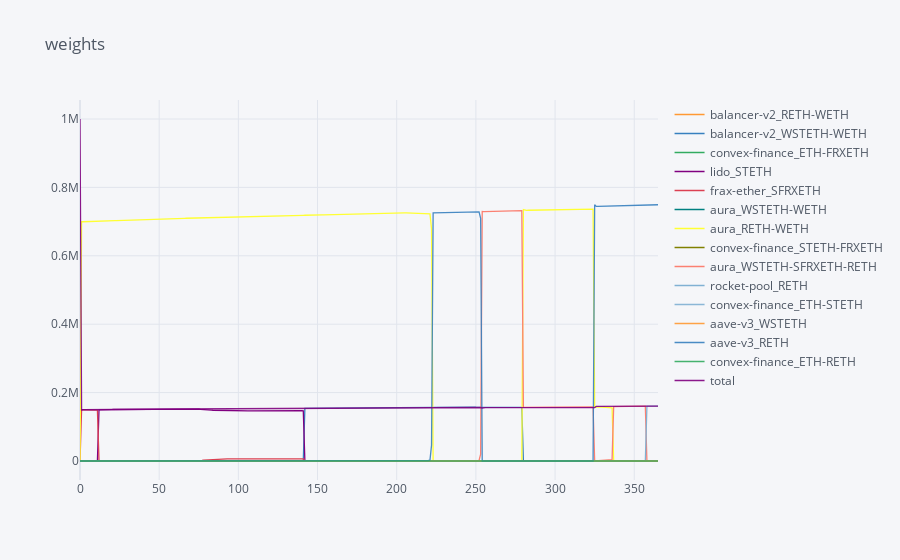

Notebook cell for this chart:
### Markdown cell above
## zoom on optimal settings

### Code cell
weights = backtest['weights']
weights = weights.rename(columns={col: strategies[vault][vault][int(col)] if col != 'total' else col for col in backtest['weights'].columns})
weights.iplot(title='weights')

### Figure 1 — Plotly figure (JSON) as saved in the notebook; plotly's stock layout.template omitted (floating-point values rounded to 4 significant figures; data arrays with more than 128 entries replaced by an {"elided": "..."} marker saying what was removed)
{"data": [{"line": {"color": "rgba(255, 153, 51, 1.0)", "dash": "solid", "shape": "linear", "width": 1.3}, "mode": "lines", "name": "balancer-v2_RETH-WETH", "text": "", "type": "scatter", "x": {"elided": "366 int values"}, "y": {"elided": "366 float values"}}, {"line": {"color": "rgba(55, 128, 191, 1.0)", "dash": "solid", "shape": "linear", "width": 1.3}, "mode": "lines", "name": "balancer-v2_WSTETH-WETH", "text": "", "type": "scatter", "x": {"elided": "366 int values"}, "y": {"elided": "366 float values"}}, {"line": {"color": "rgba(50, 171, 96, 1.0)", "dash": "solid", "shape": "linear", "width": 1.3}, "mode": "lines", "name": "convex-finance_ETH-FRXETH", "text": "", "type": "scatter", "x": {"elided": "366 int values"}, "y": {"elided": "366 float values"}}, {"line": {"color": "rgba(128, 0, 128, 1.0)", "dash": "solid", "shape": "linear", "width": 1.3}, "mode": "lines", "name": "lido_STETH", "text": "", "type": "scatter", "x": {"elided": "366 int values"}, "y": {"elided": "366 float values"}}, {"line": {"color": "rgba(219, 64, 82, 1.0)", "dash": "solid", "shape": "linear", "width": 1.3}, "mode": "lines", "name": "frax-ether_SFRXETH", "text": "", "type": "scatter", "x": {"elided": "366 int values"}, "y": {"elided": "366 float values"}}, {"line": {"color": "rgba(0, 128, 128, 1.0)", "dash": "solid", "shape": "linear", "width": 1.3}, "mode": "lines", "name": "aura_WSTETH-WETH", "text": "", "type": "scatter", "x": {"elided": "366 int values"}, "y": {"elided": "366 float values"}}, {"line": {"color": "rgba(255, 255, 51, 1.0)", "dash": "solid", "shape": "linear", "width": 1.3}, "mode": "lines", "name": "aura_RETH-WETH", "text": "", "type": "scatter", "x": {"elided": "366 int values"}, "y": {"elided": "366 float values"}}, {"line": {"color": "rgba(128, 128, 0, 1.0)", "dash": "solid", "shape": "linear", "width": 1.3}, "mode": "lines", "name": "convex-finance_STETH-FRXETH", "text": "", "type": "scatter", "x": {"elided": "366 int values"}, "y": {"elided": "366 float values"}}, {"line": {"color": "rgba(251, 128, 114, 1.0)", "dash": "solid", "shape": "linear", "width": 1.3}, "mode": "lines", "name": "aura_WSTETH-SFRXETH-RETH", "text": "", "type": "scatter", "x": {"elided": "366 int values"}, "y": {"elided": "366 float values"}}, {"line": {"color": "rgba(128, 177, 211, 1.0)", "dash": "solid", "shape": "linear", "width": 1.3}, "mode": "lines", "name": "rocket-pool_RETH", "text": "", "type": "scatter", "x": {"elided": "366 int values"}, "y": {"elided": "366 float values"}}, {"line": {"color": "rgba(128, 177, 211, 0.8999999999999999)", "dash": "solid", "shape": "linear", "width": 1.3}, "mode": "lines", "name": "convex-finance_ETH-STETH", "text": "", "type": "scatter", "x": {"elided": "366 int values"}, "y": {"elided": "366 float values"}}, {"line": {"color": "rgba(255, 153, 51, 0.8999999999999999)", "dash": "solid", "shape": "linear", "width": 1.3}, "mode": "lines", "name": "aave-v3_WSTETH", "text": "", "type": "scatter", "x": {"elided": "366 int values"}, "y": {"elided": "366 float values"}}, {"line": {"color": "rgba(55, 128, 191, 0.8999999999999999)", "dash": "solid", "shape": "linear", "width": 1.3}, "mode": "lines", "name": "aave-v3_RETH", "text": "", "type": "scatter", "x": {"elided": "366 int values"}, "y": {"elided": "366 float values"}}, {"line": {"color": "rgba(50, 171, 96, 0.8999999999999999)", "dash": "solid", "shape": "linear", "width": 1.3}, "mode": "lines", "name": "convex-finance_ETH-RETH", "text": "", "type": "scatter", "x": {"elided": "366 int values"}, "y": {"elided": "366 float values"}}, {"line": {"color": "rgba(128, 0, 128, 0.8999999999999999)", "dash": "solid", "shape": "linear", "width": 1.3}, "mode": "lines", "name": "total", "text": "", "type": "scatter", "x": {"elided": "366 int values"}, "y": {"elided": "366 float values"}}], "layout": {"legend": {"bgcolor": "#F5F6F9", "font": {"color": "#4D5663"}}, "paper_bgcolor": "#F5F6F9", "plot_bgcolor": "#F5F6F9", "title": {"font": {"color": "#4D5663"}, "text": "weights"}, "xaxis": {"gridcolor": "#E1E5ED", "showgrid": true, "tickfont": {"color": "#4D5663"}, "title": {"font": {"color": "#4D5663"}, "text": ""}, "zerolinecolor": "#E1E5ED"}, "yaxis": {"gridcolor": "#E1E5ED", "showgrid": true, "tickfont": {"color": "#4D5663"}, "title": {"font": {"color": "#4D5663"}, "text": ""}, "zerolinecolor": "#E1E5ED"}}}
